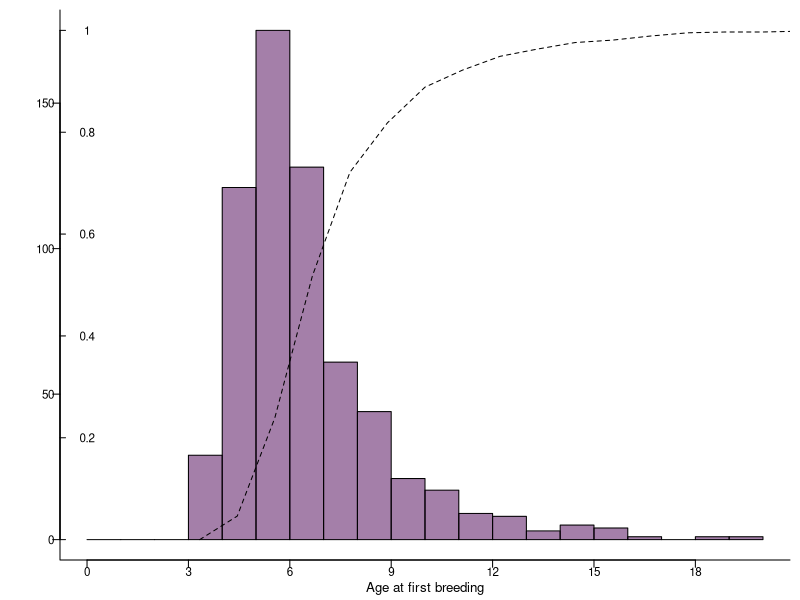
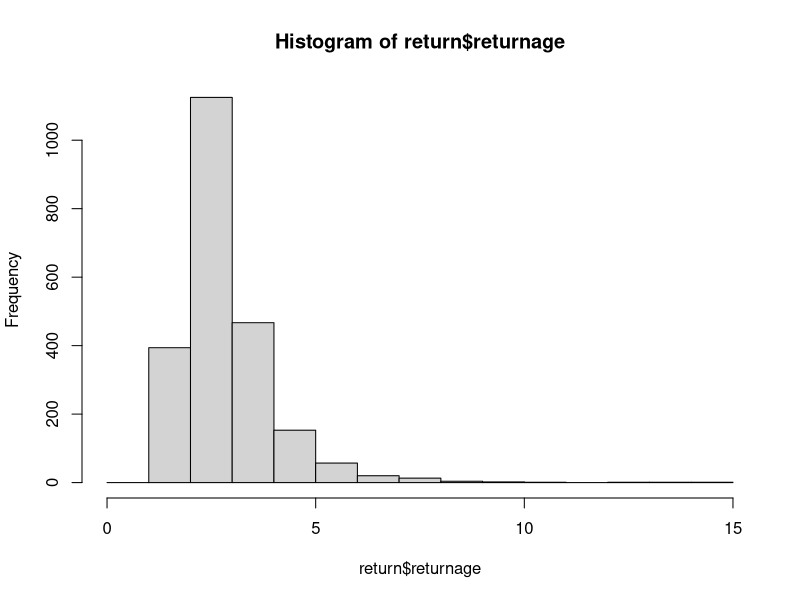
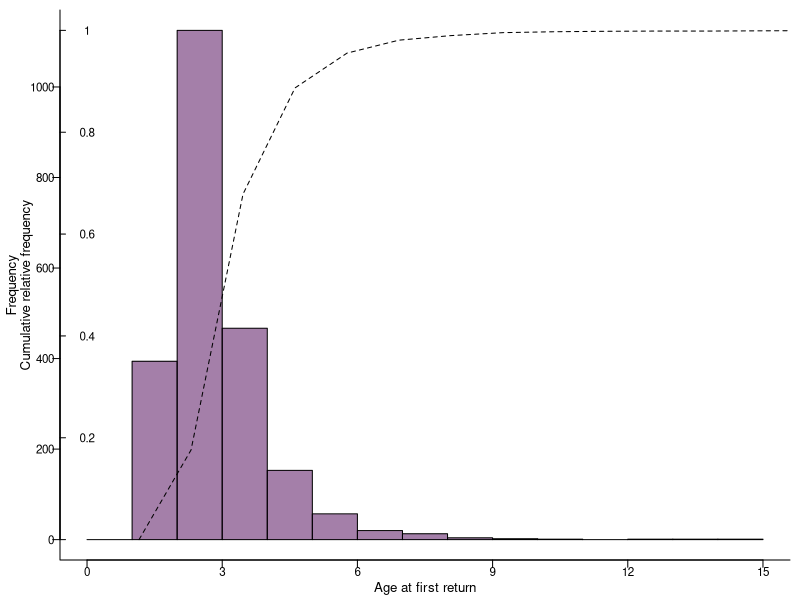
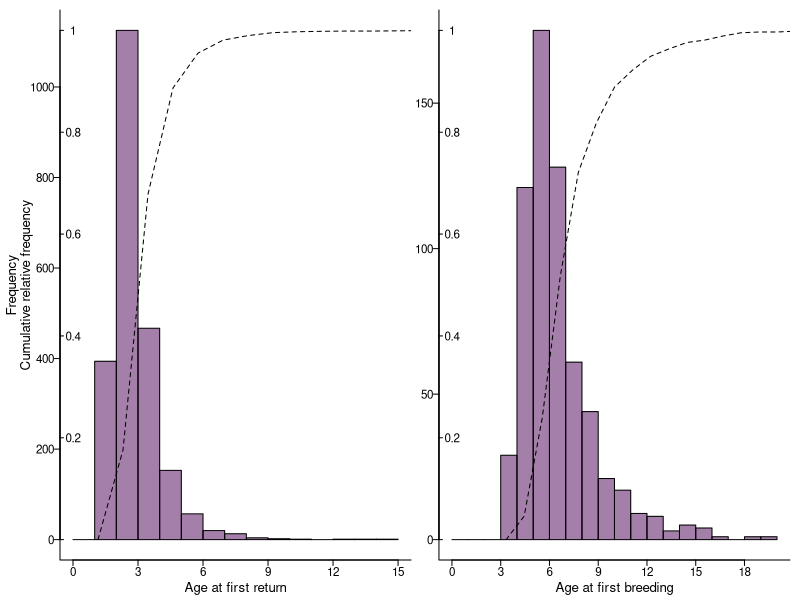
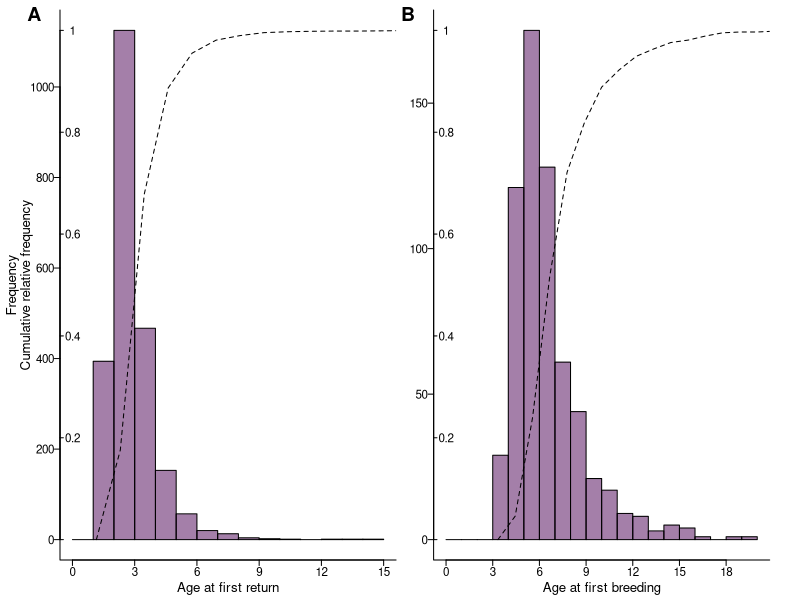
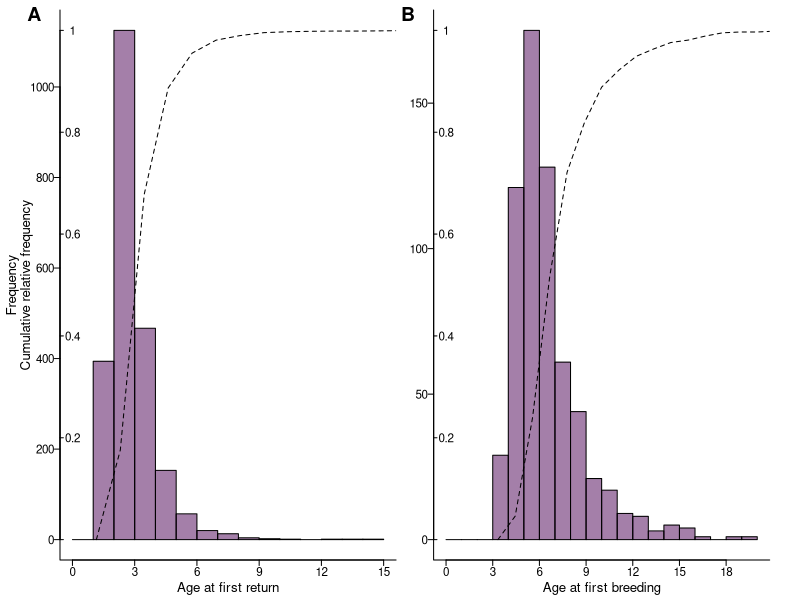

Reproduce these figures in R, in order.
# code to create figure 3 - cumulative frequency plots of first return and first breed
library(tidyverse)
library(ggplot2)
library(scales)
library(cowplot)

#### read data  ####
dat <- read.csv("data/firstbreedetc_reduced.csv") 

# table includes ringing occasion, occasion an individual was first seen at the colony, 
# the occasion an individual first bred at the colony, and the age at return and first breeding

return <- dat$firstreturn
return <- return[!is.na(return)]

breed <- dat$firstbreed
breed <- breed[!is.na(breed)]

####  plot age of first breeding  ####

# 5971 individuals
# 2239 are ever resighted at the colony
# 628 individuals seen breeding

breeders <- dat %>% drop_na()

range(breeders$breedage)

# cumulative relative frequency - plot as a proportion

# calculate proportion breeding at each age
p <- breeders$breedage
breaks <- seq(3, 20, by = 1)
p.cut <- cut(p, breaks, right = F)
p.freq <- table(p.cut)
p.cumfreq <- cumsum(p.freq)
p.cumrelfreq <- p.cumfreq/nrow(breeders)

cumrelfreq.breeders <- as.data.frame(cbind(breaks, p.cumrelfreq))

b1 <- function() {
  par(mar = c(2, 3, 0.5, 0.5))
  hist(breeders$breedage, breaks = seq(0, 20, by = 1), main = NA, xlab =" ", ylab = "", 
       col = alpha("#4B0055", 0.5), axes = F)
  axis(2, ylim=c(0, 175),las=1, tck = -0.01, cex.axis = 0.7, mgp = c(2, 0.3, 0))
  # time axis
  axis(1, xlim = c(0, 20), mgp=c(2, 0, 0), tck = -0.01, cex.axis = 0.7, at = c(0, 3, 6, 9, 12, 15, 18))
  mtext("Age at first breeding", side=1, line=0.8, cex = 0.8)
  par(new=TRUE)
  plot(cumrelfreq.breeders$breaks, cumrelfreq.breeders$p.cumrelfreq, pch=NA, axes=FALSE, 
       ylim=c(0, 1), xlim=c(0, 18), xlab="", ylab="", type="o", lty = 2, col = "black")
  axis(2, ylim=c(0, 1),las=1, tck = 0.01, labels = F, cex.axis = 0.7, col = "black")
  text(0, seq(0, 1, 0.2), labels = c(" ", 0.2, 0.4, 0.6, 0.8, 1), adj = c(0.5, 0.5), cex = 0.7)
  box(bty="l")
}

ggdraw(b1)

#### plot age of first return  ####

# format data
return <- dat %>% drop_na(returnage)

hist(return$returnage, breaks = seq(0, 15, by = 1))

# calculate proportion returning at each age
r <- return$returnage
breaks <- seq(1, 15, by = 1)
r.cut <- cut(r, breaks, right = F)
r.freq <- table(r.cut)
r.cumfreq <- cumsum(r.freq)
r.cumrelfreq <- r.cumfreq/nrow(return)

cumrelfreq.return <- as.data.frame(cbind(breaks, r.cumrelfreq))

r1 <- function() { 
  par(mar = c(2, 3, 0.5, 0.5))
  hist(return$returnage, breaks = seq(0, 15, by = 1), main = NA, xlab =" ", ylab = "", 
       col = alpha("#4B0055", 0.5), axes = F)
  axis(2, ylim=c(0, 1125),las=1, tck = -0.01, cex.axis = 0.7, mgp = c(2, 0.3, 0))
  mtext("Frequency", side = 2, line = 2, cex = 0.8)
  # time axis
  axis(1, xlim = c(0, 15), mgp=c(2, 0, 0), tck = -0.01, cex.axis = 0.7, at = c(0, 3, 6, 9, 12, 15))
  mtext("Age at first return", side=1, line=0.8, cex = 0.8)
  par(new=TRUE)
  plot(cumrelfreq.return$breaks, cumrelfreq.return$r.cumrelfreq, pch=NA, axes=FALSE, 
       ylim=c(0, 1), xlim=c(0, 13), xlab="", ylab="", type="o", lty = 2, col = "black")
  axis(2, ylim=c(0, 1),las=1, tck = 0.01, labels = F, cex.axis = 0.7, col = "black")
  text(0, seq(0, 1, 0.2), labels = c(" ", 0.2, 0.4, 0.6, 0.8, 1), adj = c(0.5, 0.5), cex = 0.7)
  mtext("Cumulative relative frequency", side = 2, line = 1.3, cex = 0.8, col = "black")
  box(bty="l")
}

ggdraw(r1)

####  combine into one plot with cowplot  ####

(plot_grid(r1, NULL, b1, rel_widths = c(1, -0.1,  1), nrow = 1))

(cumfreqs <- plot_grid(r1, NULL, b1, NULL, rel_widths = c(1, -0.08,  1, 0.05), nrow = 1, 
                       labels = c("A", " ", "B", " "), label_x = 0.05))

(plot_to_save <- ggdraw() +
    draw_plot(cumfreqs) +
    theme(panel.background = element_rect(fill = "white")) +
    panel_border(colour = "white"))

save_plot("cumfreq_return_breed_1995-2019_bw.png", plot_to_save, base_width = 7.4, dpi = 600)
save_plot("cumfreq_return_breed_1995-2019_bw.pdf", plot_to_save, base_width = 7.4, dpi = 600)
